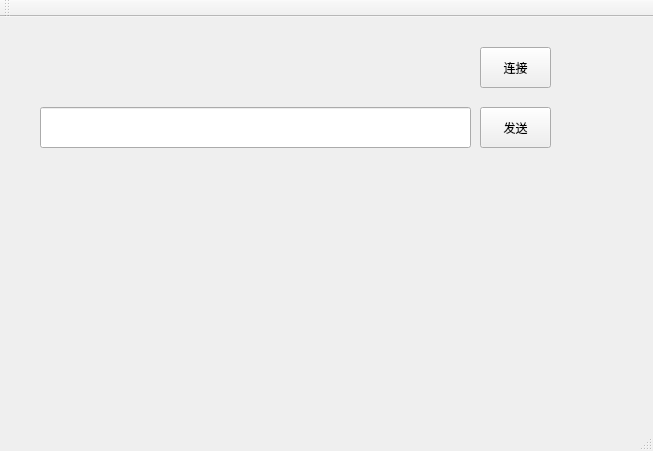
<?xml version="1.0" encoding="UTF-8"?>
<ui version="4.0">
 <class>MainWindow</class>
 <widget class="QMainWindow" name="MainWindow">
  <property name="geometry">
   <rect>
    <x>0</x>
    <y>0</y>
    <width>653</width>
    <height>451</height>
   </rect>
  </property>
  <property name="windowTitle">
   <string>MainWindow</string>
  </property>
  <widget class="QWidget" name="centralWidget">
   <widget class="QPushButton" name="linkBtn">
    <property name="geometry">
     <rect>
      <x>480</x>
      <y>30</y>
      <width>71</width>
      <height>41</height>
     </rect>
    </property>
    <property name="text">
     <string>连接</string>
    </property>
   </widget>
   <widget class="QPushButton" name="sendBtn">
    <property name="geometry">
     <rect>
      <x>480</x>
      <y>90</y>
      <width>71</width>
      <height>41</height>
     </rect>
    </property>
    <property name="text">
     <string>发送</string>
    </property>
   </widget>
   <widget class="QLineEdit" name="lineEdit">
    <property name="geometry">
     <rect>
      <x>40</x>
      <y>90</y>
      <width>431</width>
      <height>41</height>
     </rect>
    </property>
   </widget>
  </widget>
  <widget class="QMenuBar" name="menuBar">
   <property name="geometry">
    <rect>
     <x>0</x>
     <y>0</y>
     <width>653</width>
     <height>23</height>
    </rect>
   </property>
  </widget>
  <widget class="QToolBar" name="mainToolBar">
   <attribute name="toolBarArea">
    <enum>TopToolBarArea</enum>
   </attribute>
   <attribute name="toolBarBreak">
    <bool>false</bool>
   </attribute>
  </widget>
  <widget class="QStatusBar" name="statusBar"/>
 </widget>
 <layoutdefault spacing="6" margin="11"/>
 <resources/>
 <connections/>
</ui>
